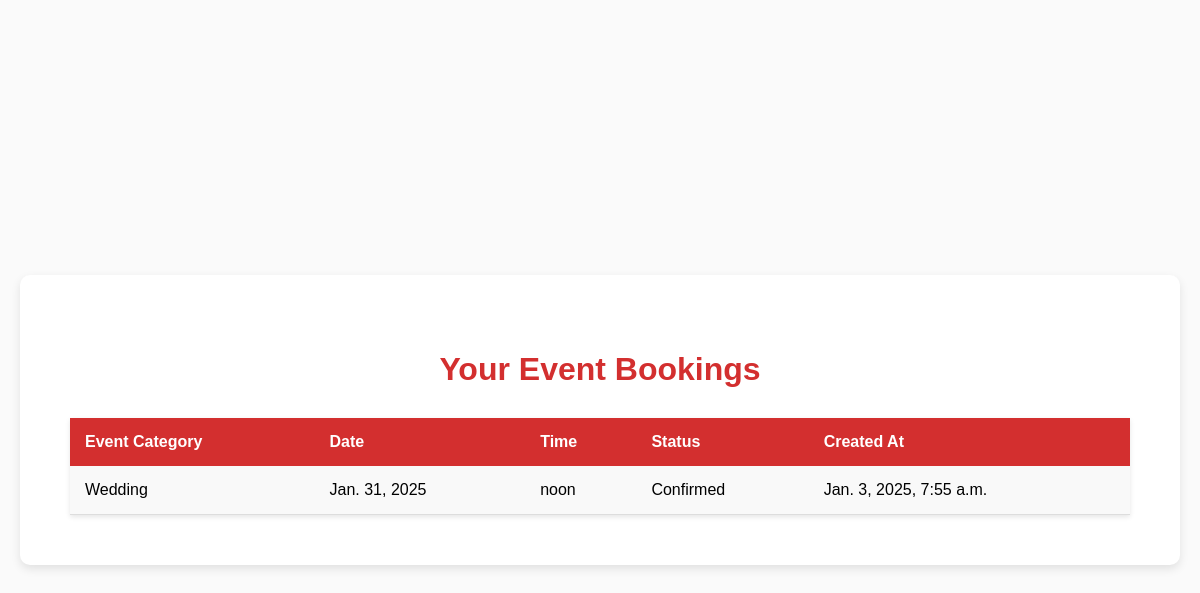
/user_bookings/ (signed in), run on the app's committed database.
### main/models.py (models this page shows, shortened)
class Booking(models.Model):
    STATUS_CHOICES = [
        ('Pending', 'Pending'),
        ('Confirmed', 'Confirmed'),
        ('Canceled', 'Canceled'),
    ]
    user = models.ForeignKey(User, on_delete=models.CASCADE)
    event = models.ForeignKey('Event', on_delete=models.CASCADE, null=True, blank=True)
    category = models.ForeignKey('Category', on_delete=models.CASCADE, null=True)
    status = models.CharField(max_length=20, choices=STATUS_CHOICES, default='Pending')
    created_at = models.DateTimeField(auto_now_add=True)
    date = models.DateField(null=True)
    time = models.TimeField(null=True)

class Category(models.Model):
    name = models.CharField(max_length=100, unique=True)
    image = models.ImageField(upload_to='categories/', blank=True, null=True)

### main/views.py (the view)
# urls.py: path('user_bookings/', views.user_bookings, name='user_bookings'),
@login_required
def user_bookings(request):
    bookings = Booking.objects.filter(user=request.user, status='Confirmed')
    return render(request, 'main/user_bookings.html', {
        'bookings': bookings
    })

### main/templates/main/user_bookings.html
{% load static %}
<head>
    <link rel="stylesheet" href="{% static 'css/user_bookings.css' %}">
</head>
<body class="event-bookings-page">
    <section id="event-bookings-section" class="event-bookings-section">
        <div class="booking-container">
            <h2>Your Event Bookings</h2>
            {% if bookings %}
                <table class="event-booking-table">
                    <thead>
                        <tr>
                            <th>Event Category</th>
                            <th>Date</th>
                            <th>Time</th>
                            <th>Status</th>
                            <th>Created At</th>
                        </tr>
                    </thead>
                    <tbody>
                        {% for booking in bookings %}
                            <tr>
                                <td>{{ booking.category.name }}</td>
                                <td>{{ booking.date }}</td>
                                <td>{{ booking.time }}</td>
                                <td>{{ booking.status }}</td>
                                <td>{{ booking.created_at }}</td>
                            </tr>
                        {% endfor %}
                    </tbody>
                </table>
            {% else %}
                <p>No confirmed bookings yet.</p>
            {% endif %}
        </div>
    </section>
</body>

### main/static/css/user_bookings.css (style rules this page uses)
body { font-family: 'Arial', sans-serif; background-color: #fafafa; margin: 0; padding: 0; }
.event-bookings-page { display: flex; justify-content: center; align-items: center; min-height: 100vh; padding: 20px; }
.event-bookings-section { width: 100%; max-width: 1100px; background-color: #ffffff; padding: 30px; border-radius: 10px; box-shadow: 0 4px 10px rgba(0, 0, 0, 0.1); }
.event-bookings-section h2 { font-size: 32px; font-weight: bold; color: #d32f2f; text-align: center; margin-bottom: 30px; }
.booking-container { padding: 20px; }
.event-booking-table { width: 100%; border-collapse: collapse; box-shadow: 0 2px 5px rgba(0, 0, 0, 0.1); }
.event-booking-table th, .event-booking-table td { padding: 15px; text-align: left; font-size: 16px; }
.event-booking-table th { background-color: #d32f2f; color: #ffffff; font-weight: bold; }
.event-booking-table td { background-color: #f9f9f9; border-bottom: 1px solid #ddd; }

### data on the page
Booking: category.name "Wedding", date "Jan. 31, 2025", time "noon", status "Confirmed", created_at "Jan. 3, 2025, 7:55 a.m."
